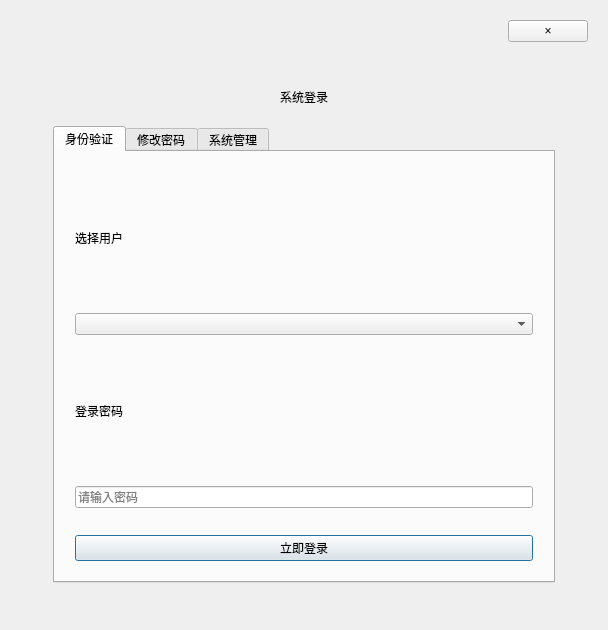
<?xml version="1.0" encoding="UTF-8"?>
<ui version="4.0">
 <class>UserAdminDialog</class>
 <widget class="QDialog" name="UserAdminDialog">
  <property name="windowTitle">
   <string>用户权限管理系统</string>
  </property>
  <layout class="QGridLayout" name="outerLayout">
   <property name="leftMargin"><number>0</number></property>
   <property name="topMargin"><number>0</number></property>
   <property name="rightMargin"><number>0</number></property>
   <property name="bottomMargin"><number>0</number></property>

   <!-- 顶部栏：放置关闭按钮 -->
   <item row="0" column="0" colspan="3">
    <layout class="QHBoxLayout" name="topBarLayout">
     <property name="topMargin"><number>20</number></property>
     <property name="rightMargin"><number>20</number></property>
     <item>
      <spacer name="topSpacer">
       <property name="orientation"><enum>Qt::Horizontal</enum></property>
       <property name="sizeHint" stdset="0"><size><width>40</width><height>20</height></size></property>
      </spacer>
     </item>
     <item>
      <widget class="QPushButton" name="btnExitSystem">
       <property name="text"><string>×</string></property>
       <property name="toolTip"><string>退出系统</string></property>
       <property name="cursor"><cursorShape>PointingHandCursor</cursorShape></property>
       <property name="focusPolicy"><enum>Qt::NoFocus</enum></property>
      </widget>
     </item>
    </layout>
   </item>

   <!-- 左侧弹簧 -->
   <item row="1" column="0">
    <spacer name="leftSpacer">
     <property name="orientation"><enum>Qt::Horizontal</enum></property>
    </spacer>
   </item>

   <!-- 中间核心卡片 -->
   <item row="1" column="1">
    <widget class="QFrame" name="panelFrame">
     <property name="frameShape"><enum>QFrame::NoFrame</enum></property>
     <property name="frameShadow"><enum>QFrame::Raised</enum></property>
     <layout class="QVBoxLayout" name="panelLayout">
      <property name="leftMargin"><number>40</number></property>
      <property name="topMargin"><number>40</number></property>
      <property name="rightMargin"><number>40</number></property>
      <property name="bottomMargin"><number>40</number></property>
      <property name="spacing"><number>20</number></property>

      <item>
       <widget class="QLabel" name="title">
        <property name="text"><string>系统登录</string></property>
        <property name="alignment"><set>Qt::AlignCenter</set></property>
       </widget>
      </item>

      <item>
       <widget class="QTabWidget" name="tab">
        <property name="currentIndex"><number>0</number></property>

        <!-- 登录页 -->
        <widget class="QWidget" name="pageLogin">
         <attribute name="title"><string>身份验证</string></attribute>
         <layout class="QVBoxLayout" name="v_login">
          <property name="spacing"><number>20</number></property>
          <property name="leftMargin"><number>20</number></property>
          <property name="topMargin"><number>30</number></property>
          <property name="rightMargin"><number>20</number></property>
          <property name="bottomMargin"><number>20</number></property>

          <item>
           <widget class="QLabel" name="lblUserIcon"><property name="text"><string>选择用户</string></property></widget>
          </item>
          <item>
           <widget class="QComboBox" name="userCombo"/>
          </item>
          <item>
           <widget class="QLabel" name="lblPwdIcon"><property name="text"><string>登录密码</string></property></widget>
          </item>
          <item>
           <widget class="QLineEdit" name="loginPwd">
            <property name="echoMode"><enum>QLineEdit::Password</enum></property>
            <property name="placeholderText"><string>请输入密码</string></property>
           </widget>
          </item>
          <item>
           <spacer name="loginSpacer"><property name="orientation"><enum>Qt::Vertical</enum></property></spacer>
          </item>
          <item>
           <widget class="QPushButton" name="btnLogin">
            <property name="text"><string>立即登录</string></property>
            <property name="cursor"><cursorShape>PointingHandCursor</cursorShape></property>
           </widget>
          </item>
         </layout>
        </widget>

        <!-- 修改密码页 -->
        <widget class="QWidget" name="pageChange">
         <attribute name="title"><string>修改密码</string></attribute>
         <layout class="QFormLayout" name="formChange">
          <property name="horizontalSpacing"><number>15</number></property>
          <property name="verticalSpacing"><number>15</number></property>
          <property name="topMargin"><number>20</number></property>

          <item row="0" column="0"><widget class="QLabel" name="lc_u"><property name="text"><string>用户名</string></property></widget></item>
          <item row="0" column="1"><widget class="QComboBox" name="cpUserCombo"/></item>

          <item row="1" column="0"><widget class="QLabel" name="lc_o"><property name="text"><string>旧密码</string></property></widget></item>
          <item row="1" column="1"><widget class="QLineEdit" name="cpOldPwd"><property name="echoMode"><enum>QLineEdit::Password</enum></property></widget></item>

          <item row="2" column="0"><widget class="QLabel" name="lc_n1"><property name="text"><string>新密码</string></property></widget></item>
          <item row="2" column="1"><widget class="QLineEdit" name="cpNewPwd"><property name="echoMode"><enum>QLineEdit::Password</enum></property></widget></item>

          <item row="3" column="0"><widget class="QLabel" name="lc_n2"><property name="text"><string>确认新密码</string></property></widget></item>
          <item row="3" column="1"><widget class="QLineEdit" name="cpNewPwd2"><property name="echoMode"><enum>QLineEdit::Password</enum></property></widget></item>

          <item row="4" column="1"><widget class="QPushButton" name="btnCpApply"><property name="text"><string>确认修改</string></property></widget></item>
         </layout>
        </widget>

        <!-- 管理员页 -->
        <widget class="QWidget" name="pageAdmin">
         <attribute name="title"><string>系统管理</string></attribute>
         <layout class="QVBoxLayout" name="v_admin_main">
           <!-- 管理员验证区域 -->
           <item>
            <widget class="QGroupBox" name="grpVerify">
             <property name="title"><string>权限验证</string></property>
             <layout class="QHBoxLayout" name="h_ver">
              <item><widget class="QLineEdit" name="adminPin"><property name="echoMode"><enum>QLineEdit::Password</enum></property><property name="placeholderText"><string>请输入管理员口令</string></property></widget></item>
              <item><widget class="QPushButton" name="btnVerify"><property name="text"><string>验证</string></property></widget></item>
             </layout>
            </widget>
           </item>

           <!-- 堆叠区域 -->
           <item>
            <widget class="QStackedWidget" name="adminStack">
             <property name="currentIndex"><number>0</number></property>

             <!-- 未验证状态 -->
             <widget class="QWidget" name="pageAdminCompact">
              <layout class="QVBoxLayout" name="v_compact">
               <item>
                <spacer name="compactSpacer"><property name="orientation"><enum>Qt::Vertical</enum></property></spacer>
               </item>
               <item>
                <widget class="QLabel" name="lblCompact">
                 <property name="text"><string>请验证管理员身份以管理人员数据</string></property>
                 <property name="alignment"><set>Qt::AlignCenter</set></property>
                 <property name="styleSheet"><string>color: #888;</string></property>
                </widget>
               </item>
               <item>
                <spacer name="compactSpacer2"><property name="orientation"><enum>Qt::Vertical</enum></property></spacer>
               </item>
              </layout>
             </widget>

             <!-- 已验证：管理面板 -->
             <widget class="QWidget" name="pageAdminPanel">
              <layout class="QVBoxLayout" name="v_panel">
               <property name="margin"><number>0</number></property>
               <item>
                <widget class="QScrollArea" name="adminScroll">
                 <property name="widgetResizable"><bool>true</bool></property>
                 <widget class="QWidget" name="adminScrollContents">
                  <layout class="QVBoxLayout" name="v_scroll">
                   <item>
                    <widget class="QGroupBox" name="grpUsers">
                     <property name="title"><string>人员数据库</string></property>
                     <layout class="QHBoxLayout" name="h_users">
                      <item>
                       <widget class="QListWidget" name="userList"/>
                      </item>
                      <item>
                       <layout class="QVBoxLayout" name="v_ops">
                        <!-- 添加人员 -->
                        <item>
                         <widget class="QGroupBox" name="gbAdd">
                          <property name="title"><string>新增用户</string></property>
                          <layout class="QFormLayout" name="formAdd">
                           <item row="0" column="0"><widget class="QLabel" name="la1"><property name="text"><string>用户名</string></property></widget></item>
                           <item row="0" column="1"><widget class="QLineEdit" name="addName"/></item>
                           <item row="1" column="0"><widget class="QLabel" name="la2"><property name="text"><string>密码</string></property></widget></item>
                           <item row="1" column="1"><widget class="QLineEdit" name="addPwd"><property name="echoMode"><enum>QLineEdit::Password</enum></property></widget></item>
                           <item row="2" column="0"><widget class="QLabel" name="la3"><property name="text"><string>确认</string></property></widget></item>
                           <item row="2" column="1"><widget class="QLineEdit" name="addPwd2"><property name="echoMode"><enum>QLineEdit::Password</enum></property></widget></item>
                           <item row="3" column="1"><widget class="QPushButton" name="btnAdd"><property name="text"><string>添加</string></property></widget></item>
                          </layout>
                         </widget>
                        </item>

                        <!-- 重命名 -->
                        <item>
                         <widget class="QGroupBox" name="gbRename">
                          <property name="title"><string>用户维护</string></property>
                          <layout class="QVBoxLayout" name="v_ren">
                           <item><widget class="QLineEdit" name="renameEdit"><property name="placeholderText"><string>新用户名</string></property></widget></item>
                           <item><widget class="QPushButton" name="btnRename"><property name="text"><string>重命名选中用户</string></property></widget></item>
                          </layout>
                         </widget>
                        </item>

                        <!-- 重置密码 -->
                        <item>
                         <widget class="QGroupBox" name="gbReset">
                          <property name="title"><string>强制重置密码</string></property>
                          <layout class="QFormLayout" name="formReset">
                           <item row="0" column="0"><widget class="QLabel" name="lr1"><property name="text"><string>新密码</string></property></widget></item>
                           <item row="0" column="1"><widget class="QLineEdit" name="resetPwd"><property name="echoMode"><enum>QLineEdit::Password</enum></property></widget></item>
                           <item row="1" column="0"><widget class="QLabel" name="lr2"><property name="text"><string>确认</string></property></widget></item>
                           <item row="1" column="1"><widget class="QLineEdit" name="resetPwd2"><property name="echoMode"><enum>QLineEdit::Password</enum></property></widget></item>
                           <item row="2" column="1"><widget class="QPushButton" name="btnReset"><property name="text"><string>重置</string></property></widget></item>
                          </layout>
                         </widget>
                        </item>

                        <item>
                         <widget class="QPushButton" name="btnDelete">
                          <property name="text"><string>删除选中用户</string></property>
                          <property name="styleSheet"><string>background-color: #ff5252; color: white;</string></property>
                         </widget>
                        </item>
                       </layout>
                      </item>
                     </layout>
                    </widget>
                   </item>
                  </layout>
                 </widget>
                </widget>
               </item>
              </layout>
             </widget>
            </widget>
           </item>
         </layout>
        </widget>

       </widget>
      </item>
     </layout>
    </widget>
   </item>

   <!-- 右侧弹簧 -->
   <item row="1" column="2">
    <spacer name="rightSpacer">
     <property name="orientation"><enum>Qt::Horizontal</enum></property>
    </spacer>
   </item>

   <!-- 底部弹簧 -->
   <item row="2" column="0" colspan="3">
    <spacer name="bottomSpacer">
     <property name="orientation"><enum>Qt::Vertical</enum></property>
    </spacer>
   </item>

  </layout>
 </widget>
 <resources/>
 <connections/>
</ui>
